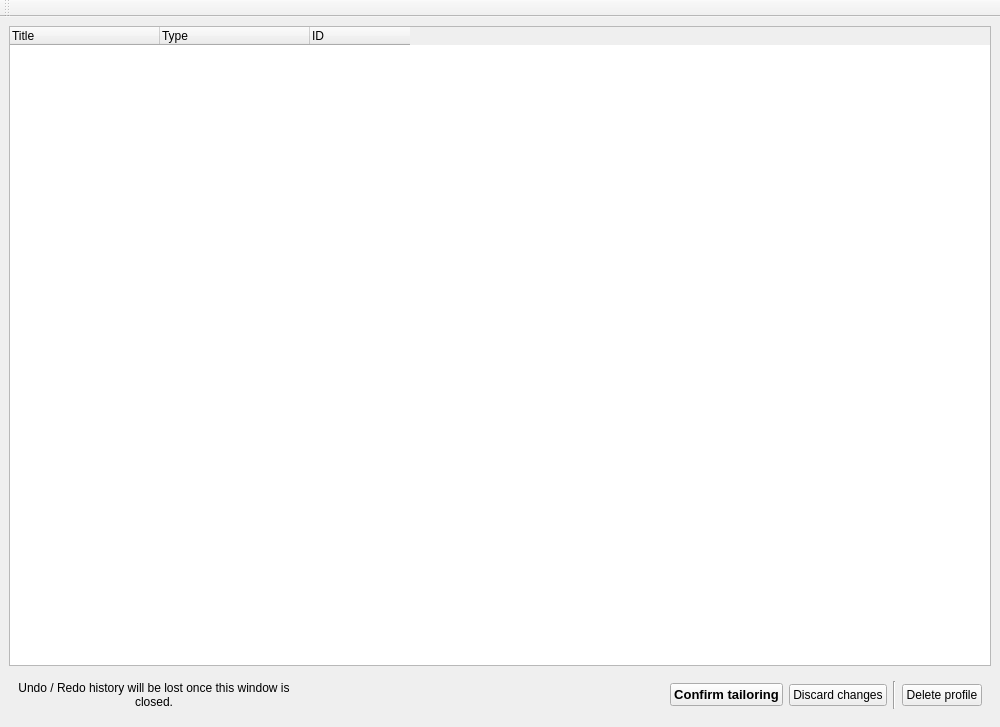
<?xml version="1.0" encoding="UTF-8"?>
<ui version="4.0">
 <class>TailoringWindow</class>
 <widget class="QMainWindow" name="TailoringWindow">
  <property name="windowModality">
   <enum>Qt::ApplicationModal</enum>
  </property>
  <property name="geometry">
   <rect>
    <x>0</x>
    <y>0</y>
    <width>1000</width>
    <height>727</height>
   </rect>
  </property>
  <property name="windowTitle">
   <string>Tailoring '%1'</string>
  </property>
  <widget class="QWidget" name="centralwidget">
   <layout class="QVBoxLayout" name="verticalLayout">
    <item>
     <widget class="QTreeWidget" name="itemsTree">
      <attribute name="headerDefaultSectionSize">
       <number>150</number>
      </attribute>
      <attribute name="headerStretchLastSection">
       <bool>false</bool>
      </attribute>
      <column>
       <property name="text">
        <string>Title</string>
       </property>
      </column>
      <column>
       <property name="text">
        <string>Type</string>
       </property>
      </column>
      <column>
       <property name="text">
        <string>ID</string>
       </property>
      </column>
     </widget>
    </item>
    <item>
     <widget class="QWidget" name="widget" native="true">
      <layout class="QHBoxLayout" name="horizontalLayout">
       <item>
        <widget class="QLabel" name="label">
         <property name="text">
          <string>Undo / Redo history will be lost once this window is closed.</string>
         </property>
         <property name="alignment">
          <set>Qt::AlignCenter</set>
         </property>
         <property name="wordWrap">
          <bool>true</bool>
         </property>
        </widget>
       </item>
       <item>
        <spacer name="horizontalSpacer">
         <property name="orientation">
          <enum>Qt::Horizontal</enum>
         </property>
         <property name="sizeHint" stdset="0">
          <size>
           <width>40</width>
           <height>20</height>
          </size>
         </property>
        </spacer>
       </item>
       <item>
        <widget class="QPushButton" name="confirmButton">
         <property name="font">
          <font>
           <pointsize>10</pointsize>
           <weight>75</weight>
           <bold>true</bold>
          </font>
         </property>
         <property name="text">
          <string>Confirm tailoring</string>
         </property>
        </widget>
       </item>
       <item>
        <widget class="QPushButton" name="cancelButton">
         <property name="toolTip">
          <string>Closes this window and discard all changes</string>
         </property>
         <property name="text">
          <string>Discard changes</string>
         </property>
        </widget>
       </item>
       <item>
        <widget class="Line" name="line">
         <property name="orientation">
          <enum>Qt::Vertical</enum>
         </property>
        </widget>
       </item>
       <item>
        <widget class="QPushButton" name="deleteProfileButton">
         <property name="text">
          <string>Delete profile</string>
         </property>
        </widget>
       </item>
      </layout>
     </widget>
    </item>
   </layout>
  </widget>
  <widget class="QMenuBar" name="menubar">
   <property name="geometry">
    <rect>
     <x>0</x>
     <y>0</y>
     <width>1000</width>
     <height>21</height>
    </rect>
   </property>
  </widget>
  <widget class="QToolBar" name="toolBar">
   <property name="windowTitle">
    <string>toolBar</string>
   </property>
   <attribute name="toolBarArea">
    <enum>TopToolBarArea</enum>
   </attribute>
   <attribute name="toolBarBreak">
    <bool>false</bool>
   </attribute>
  </widget>
 </widget>
 <resources/>
 <connections/>
</ui>
